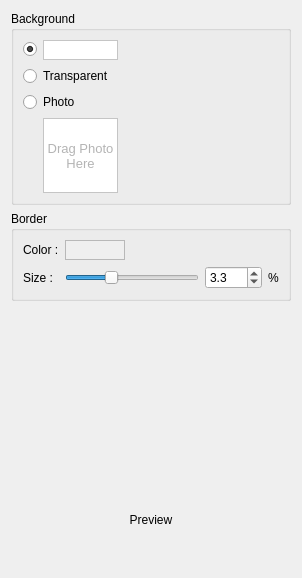
       <widget class="QWidget" name="tabAppearance">
        <attribute name="title">
         <string>Appearance</string>
        </attribute>
        <layout class="QVBoxLayout" name="verticalLayout_8">
         <item>
          <widget class="QGroupBox" name="groupBoxBackground">
           <property name="title">
            <string>Background</string>
           </property>
           <layout class="QGridLayout" name="gridLayout_10">
            <item row="0" column="0">
             <widget class="QRadioButton" name="radioColor">
              <property name="text">
               <string/>
              </property>
              <property name="checked">
               <bool>true</bool>
              </property>
             </widget>
            </item>
            <item row="2" column="0" colspan="11">
             <widget class="QRadioButton" name="radioTransparent">
              <property name="text">
               <string>Transparent</string>
              </property>
             </widget>
            </item>
            <item row="5" column="0" colspan="10">
             <widget class="QRadioButton" name="radioPhoto">
              <property name="text">
               <string>Photo</string>
              </property>
             </widget>
            </item>
            <item row="6" column="1">
             <widget class="ImageLabel" name="labelDragPhotoHere">
              <property name="minimumSize">
               <size>
                <width>75</width>
                <height>75</height>
               </size>
              </property>
              <property name="maximumSize">
               <size>
                <width>75</width>
                <height>75</height>
               </size>
              </property>
              <property name="palette">
               <palette>
                <active>
                 <colorrole role="WindowText">
                  <brush brushstyle="SolidPattern">
                   <color alpha="255">
                    <red>180</red>
                    <green>180</green>
                    <blue>180</blue>
                   </color>
                  </brush>
                 </colorrole>
                 <colorrole role="Window">
                  <brush brushstyle="SolidPattern">
                   <color alpha="255">
                    <red>255</red>
                    <green>255</green>
                    <blue>255</blue>
                   </color>
                  </brush>
                 </colorrole>
                </active>
                <inactive>
                 <colorrole role="WindowText">
                  <brush brushstyle="SolidPattern">
                   <color alpha="255">
                    <red>180</red>
                    <green>180</green>
                    <blue>180</blue>
                   </color>
                  </brush>
                 </colorrole>
                 <colorrole role="Window">
                  <brush brushstyle="SolidPattern">
                   <color alpha="255">
                    <red>255</red>
                    <green>255</green>
                    <blue>255</blue>
                   </color>
                  </brush>
                 </colorrole>
                </inactive>
                <disabled>
                 <colorrole role="WindowText">
                  <brush brushstyle="SolidPattern">
                   <color alpha="255">
                    <red>120</red>
                    <green>120</green>
                    <blue>120</blue>
                   </color>
                  </brush>
                 </colorrole>
                 <colorrole role="Window">
                  <brush brushstyle="SolidPattern">
                   <color alpha="255">
                    <red>255</red>
                    <green>255</green>
                    <blue>255</blue>
                   </color>
                  </brush>
                 </colorrole>
                </disabled>
               </palette>
              </property>
              <property name="font">
               <font>
                <pointsize>10</pointsize>
               </font>
              </property>
              <property name="acceptDrops">
               <bool>true</bool>
              </property>
              <property name="autoFillBackground">
               <bool>true</bool>
              </property>
              <property name="frameShape">
               <enum>QFrame::StyledPanel</enum>
              </property>
              <property name="text">
               <string>Drag Photo
Here</string>
              </property>
              <property name="scaledContents">
               <bool>true</bool>
              </property>
              <property name="alignment">
               <set>Qt::AlignCenter</set>
              </property>
             </widget>
            </item>
            <item row="0" column="1">
             <widget class="ClickableLabel" name="labelBgColor">
              <property name="minimumSize">
               <size>
                <width>40</width>
                <height>20</height>
               </size>
              </property>
              <property name="palette">
               <palette>
                <active>
                 <colorrole role="Base">
                  <brush brushstyle="SolidPattern">
                   <color alpha="255">
                    <red>240</red>
                    <green>240</green>
                    <blue>240</blue>
                   </color>
                  </brush>
                 </colorrole>
                 <colorrole role="Window">
                  <brush brushstyle="SolidPattern">
                   <color alpha="255">
                    <red>255</red>
                    <green>255</green>
                    <blue>255</blue>
                   </color>
                  </brush>
                 </colorrole>
                </active>
                <inactive>
                 <colorrole role="Base">
                  <brush brushstyle="SolidPattern">
                   <color alpha="255">
                    <red>240</red>
                    <green>240</green>
                    <blue>240</blue>
                   </color>
                  </brush>
                 </colorrole>
                 <colorrole role="Window">
                  <brush brushstyle="SolidPattern">
                   <color alpha="255">
                    <red>255</red>
                    <green>255</green>
                    <blue>255</blue>
                   </color>
                  </brush>
                 </colorrole>
                </inactive>
                <disabled>
                 <colorrole role="Base">
                  <brush brushstyle="SolidPattern">
                   <color alpha="255">
                    <red>255</red>
                    <green>255</green>
                    <blue>255</blue>
                   </color>
                  </brush>
                 </colorrole>
                 <colorrole role="Window">
                  <brush brushstyle="SolidPattern">
                   <color alpha="255">
                    <red>255</red>
                    <green>255</green>
                    <blue>255</blue>
                   </color>
                  </brush>
                 </colorrole>
                </disabled>
               </palette>
              </property>
              <property name="autoFillBackground">
               <bool>true</bool>
              </property>
              <property name="frameShape">
               <enum>QFrame::StyledPanel</enum>
              </property>
              <property name="text">
               <string/>
              </property>
              <property name="scaledContents">
               <bool>false</bool>
              </property>
              <property name="openExternalLinks">
               <bool>true</bool>
              </property>
             </widget>
            </item>
           </layout>
          </widget>
         </item>
         <item>
          <widget class="QGroupBox" name="groupBoxBorder">
           <property name="title">
            <string>Border</string>
           </property>
           <layout class="QFormLayout" name="formLayout">
            <item row="0" column="0" colspan="2">
             <layout class="QGridLayout" name="gridLayout_7">
              <item row="0" column="0">
               <layout class="QHBoxLayout" name="horizontalLayout_7">
                <item>
                 <widget class="QLabel" name="labelColor">
                  <property name="text">
                   <string>Color :</string>
                  </property>
                 </widget>
                </item>
               </layout>
              </item>
              <item row="0" column="2">
               <spacer name="horizontalSpacer_4">
                <property name="orientation">
                 <enum>Qt::Horizontal</enum>
                </property>
                <property name="sizeHint" stdset="0">
                 <size>
                  <width>40</width>
                  <height>20</height>
                 </size>
                </property>
               </spacer>
              </item>
              <item row="1" column="1" colspan="2">
               <layout class="QHBoxLayout" name="horizontalLayout_6">
                <item>
                 <widget class="QSlider" name="horizontalSliderBorderSize">
                  <property name="maximum">
                   <number>100</number>
                  </property>
                  <property name="singleStep">
                   <number>1</number>
                  </property>
                  <property name="value">
                   <number>33</number>
                  </property>
                  <property name="orientation">
                   <enum>Qt::Horizontal</enum>
                  </property>
                 </widget>
                </item>
                <item>
                 <widget class="QDoubleSpinBox" name="doubleSpinBoxBorderSize">
                  <property name="decimals">
                   <number>1</number>
                  </property>
                  <property name="maximum">
                   <double>100.000000000000000</double>
                  </property>
                  <property name="singleStep">
                   <double>0.100000000000000</double>
                  </property>
                  <property name="value">
                   <double>3.300000000000000</double>
                  </property>
                 </widget>
                </item>
                <item>
                 <widget class="QLabel" name="labelPercent_2">
                  <property name="text">
                   <string>%</string>
                  </property>
                 </widget>
                </item>
               </layout>
              </item>
              <item row="1" column="0">
               <widget class="QLabel" name="labelBorderSize">
                <property name="text">
                 <string>Size :</string>
                </property>
               </widget>
              </item>
              <item row="0" column="1">
               <widget class="ClickableLabel" name="labelBorderColor">
                <property name="minimumSize">
                 <size>
                  <width>60</width>
                  <height>0</height>
                 </size>
                </property>
                <property name="autoFillBackground">
                 <bool>true</bool>
                </property>
                <property name="frameShape">
                 <enum>QFrame::StyledPanel</enum>
                </property>
                <property name="text">
                 <string/>
                </property>
                <property name="openExternalLinks">
                 <bool>true</bool>
                </property>
               </widget>
              </item>
             </layout>
            </item>
           </layout>
          </widget>
         </item>
         <item>
          <layout class="QGridLayout" name="gridLayout_11">
           <item row="0" column="0">
            <spacer name="horizontalSpacer_5">
             <property name="orientation">
              <enum>Qt::Horizontal</enum>
             </property>
             <property name="sizeHint" stdset="0">
              <size>
               <width>40</width>
               <height>20</height>
              </size>
             </property>
            </spacer>
           </item>
           <item row="0" column="2">
            <spacer name="horizontalSpacer_6">
             <property name="orientation">
              <enum>Qt::Horizontal</enum>
             </property>
             <property name="sizeHint" stdset="0">
              <size>
               <width>40</width>
               <height>20</height>
              </size>
             </property>
            </spacer>
           </item>
           <item row="1" column="1">
            <widget class="QLabel" name="labelPreview">
             <property name="text">
              <string>Preview</string>
             </property>
             <property name="alignment">
              <set>Qt::AlignCenter</set>
             </property>
            </widget>
           </item>
           <item row="0" column="1">
            <widget class="QLabel" name="labelPhotoPreview">
             <property name="minimumSize">
              <size>
               <width>200</width>
               <height>200</height>
              </size>
             </property>
             <property name="maximumSize">
              <size>
               <width>250</width>
               <height>250</height>
              </size>
             </property>
             <property name="text">
              <string/>
             </property>
             <property name="scaledContents">
              <bool>false</bool>
             </property>
            </widget>
           </item>
          </layout>
         </item>
         <item>
          <spacer name="verticalSpacer_2">
           <property name="orientation">
            <enum>Qt::Vertical</enum>
           </property>
           <property name="sizeHint" stdset="0">
            <size>
             <width>20</width>
             <height>40</height>
            </size>
           </property>
          </spacer>
         </item>
        </layout>
       </widget>
